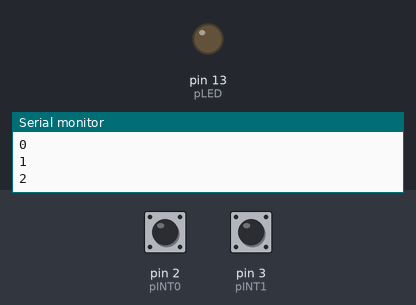
Bench run of a sketch on a simulated Arduino Uno, built with avr-gcc and run on an emulated ATmega328P. Parts: output pins drawn as LEDs (lit = HIGH), the last lines printed to the serial monitor. The test bench sets the inputs (shaded band); at power-on: pin 2 (pINT0) HIGH, pin 3 (pINT1) HIGH.

Above: at 1.2 s.
1.3 s: pin 2 (pINT0) pulled LOW for 0.15 s
At 1.7 s:
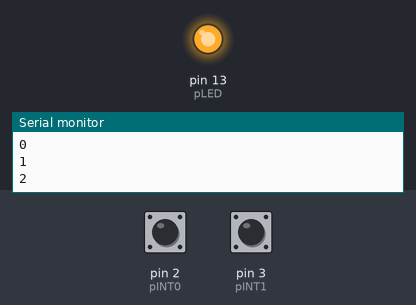
2.9 s: pin 3 (pINT1) pulled LOW for 0.15 s
At 4.1 s:
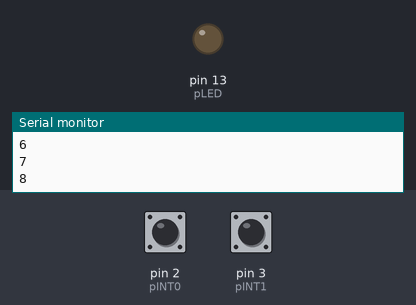
4.5 s: pin 2 (pINT0) pulled LOW for 1 s
At 5.4 s:
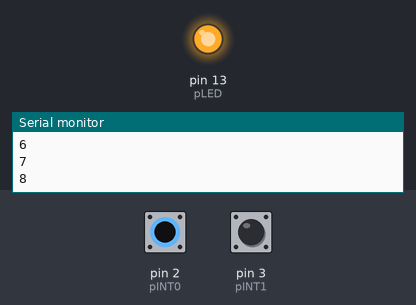
Timing chart, 0 to 7.5 s (numbered marks = the images above; inputs shaded):
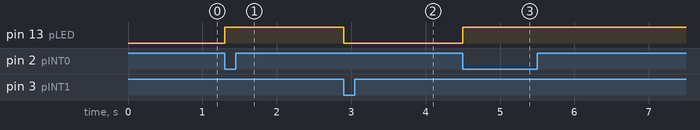

The sketch:

externalInterrupt.ino
```cpp
// (licence header left out)
const int pLED = 13; // LED at Pin13
const int pINT0 = 2; // INT0 at Pin2
const int pINT1 = 3; // INT1 at Pin3

volatile boolean iflag = true;

int idx;

void setup()
{
  Serial.begin(19200);
  pinMode(pLED, OUTPUT);

  pinMode(pINT0, INPUT);
  digitalWrite(pINT0, HIGH); // Pullup active

  pinMode(pINT1, INPUT);
  digitalWrite(pINT1, HIGH); // Pullup active

  attachInterrupt(0, stop_serial, FALLING); // INT0 stops serial output
  Serial.print("EICRA: "); Serial.println(EICRA, HEX);
  attachInterrupt(1, resume_serial, FALLING); // INT1 resumes serial output
  Serial.print("EICRA: "); Serial.println(EICRA, HEX);
  Serial.println("Setup finished.");
}

void loop()
{
  if (iflag) Serial.println(idx);  // iflag controls serial output
  idx++;
  delay(500);
}

void stop_serial()
{
  iflag = false;
  digitalWrite(pLED, HIGH);
}

void resume_serial()
{
  iflag = true;
  digitalWrite(pLED, LOW);
}
```

Measured:
- after the input at 1.3 s, pin 13 (pLED): LOW → HIGH at once
- after the input at 2.9 s, pin 13 (pLED): HIGH → LOW at once
- after the input at 4.5 s, pin 13 (pLED): LOW → HIGH at once
